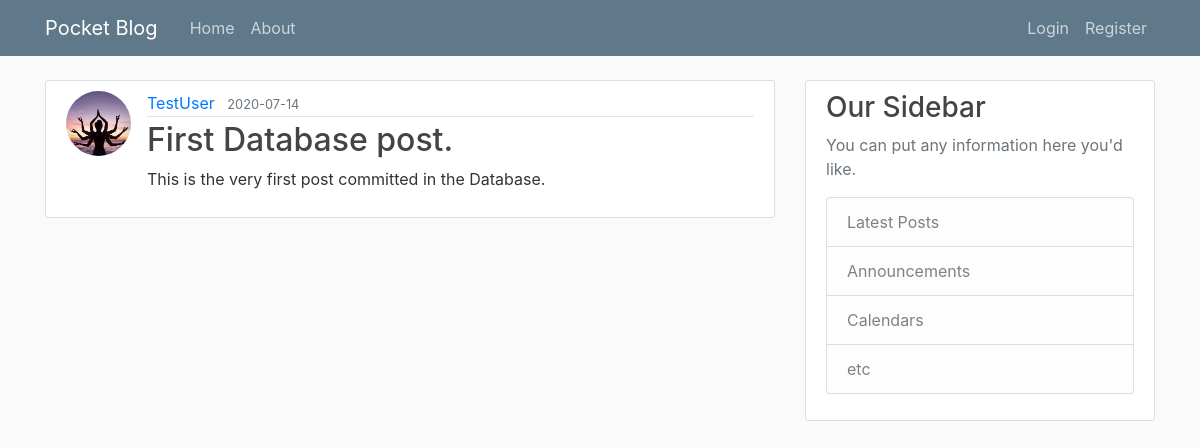
Page /home on the earlier database version.
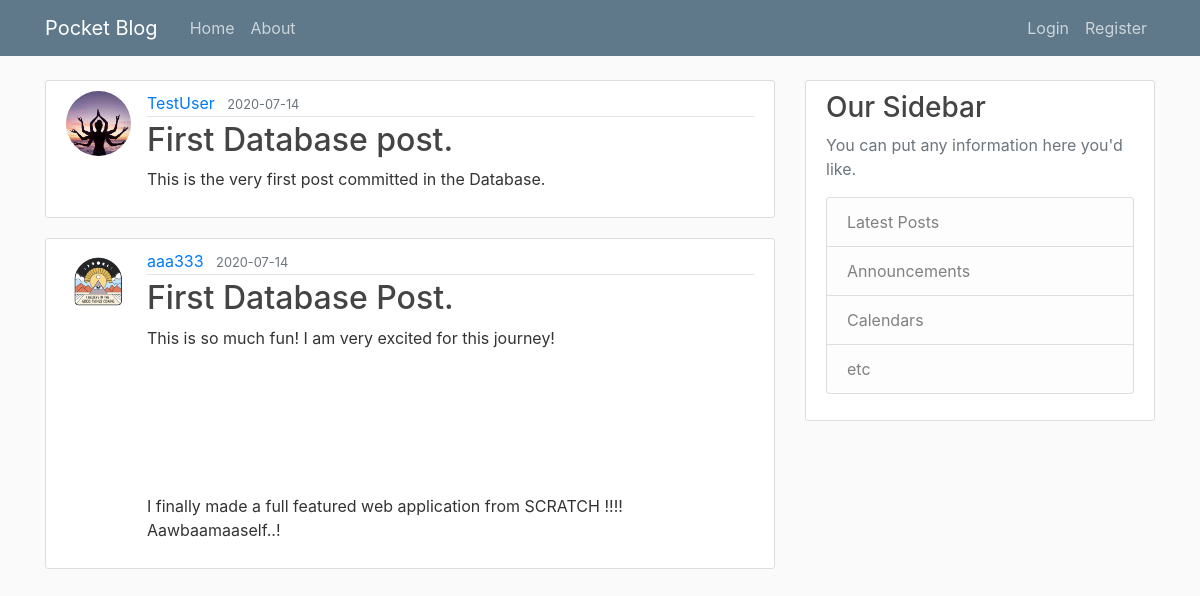
Same page on the later database version.
### pocket_blog/models.py (models this page shows, shortened)
class Post(db.Model):
    id = db.Column(db.Integer, primary_key=True)
    title = db.Column(db.String(100), nullable=False)
    date_posted = db.Column(db.DateTime, nullable=False, default=datetime.utcnow)
    content = db.Column(db.Text, nullable=False)
    user_id = db.Column(db.Integer, db.ForeignKey('user.id'), nullable=False)

class User(db.Model, UserMixin):
    id = db.Column(db.Integer, primary_key=True)
    username = db.Column(db.String(20), unique=True, nullable=False)
    email = db.Column(db.String(120), unique=True, nullable=False)
    image_file = db.Column(db.String(20), nullable=False, default='default.jpg')
    password = db.Column(db.String(60), nullable=False)
    posts = db.relationship('Post', backref='author', lazy=True)

### pocket_blog/routes.py (the view)
@app.route("/")
@app.route("/home")
def home():
    posts = Post.query.all()
    return render_template('home.html', posts=posts)

### pocket_blog/templates/home.html
{% extends "layout.html" %}
{% block content %}
    {% for post in posts %}
        <article class="media content-section">
        <img class="rounded-circle article-img" src="{{ url_for('static', filename='/profile_pics/' + post.author.image_file) }}">
          <div class="media-body">
            <div class="article-metadata">
              <a class="mr-2" href="#">{{ post.author.username }}</a>
              <small class="text-muted">{{ post.date_posted.strftime('%Y-%m-%d') }}</small>
            </div>
            <h2><a class="article-title" href="{{ url_for('post', post_id=post.id) }}">{{ post.title }}</a></h2>
            <p class="article-content">{{ post.content }}</p>
          </div>
        </article>
    {% endfor %}
{% endblock content %}

### pocket_blog/templates/layout.html (shortened to what this page needs)
<!DOCTYPE html>
<html lang="en">
<head>
    <link rel="stylesheet" href="https://stackpath.bootstrapcdn.com/bootstrap/4.3.1/css/bootstrap.min.css">
    <link rel="stylesheet" type="text/css" href="{{ url_for('static', filename='main.css') }}">
</head>
<body>
    <header class = "site-header">
      <nav class = "navbar navbar-expand-md navbar-dark bg-steel fixed-top">
        <div class = "container">
          <a class="navbar-brand mr-4" href="/"> Pocket Blog </a>
          <div class = "collapse navbar-collapse" id = "navbarToggle">
            <div class = "navbar-nav mr-auto">
              <a class="nav-item nav-link" href="{{ url_for('home') }}"> Home </a>
              <a class="nav-item nav-link" href="{{ url_for('about') }}"> About </a>
            </div>
            <div class = "navbar-nav">
                {% if current_user.is_authenticated %}
                    <a class="nav-item nav-link" href="{{ url_for('new_post') }}"> New Post </a>
                    <a class="nav-item nav-link" href="{{ url_for('account') }}"> Account </a>
                    <a class="nav-item nav-link" href="{{ url_for('logout') }}"> Logout </a>
                {% else %}
                  <a class="nav-item nav-link" href="{{ url_for('login') }}"> Login </a>
                  <a class="nav-item nav-link" href="{{ url_for('register') }}"> Register </a>
                {% endif %}
            </div>
          </div>
        </div>
      </nav>
    </header>
    <main role="main" class="container">
      <div class="row">
        <div class="col-md-8">
            {% block content %}{% endblock %}
        </div>
        <div class="col-md-4">
          <div class="content-section">
            <h3>Our Sidebar</h3>
            <p class='text-muted'>You can put any information here you'd like.
              <ul class="list-group">
                <li class="list-group-item list-group-item-light">Latest Posts</li>
                <li class="list-group-item list-group-item-light">Announcements</li>
                <li class="list-group-item list-group-item-light">Calendars</li>
                <li class="list-group-item list-group-item-light">etc</li>
              </ul>
            </p>
          </div>
        </div>
      </div>
    </main>
</body>
</html>

### pocket_blog/static/main.css (style rules this page uses)
body { background: #fafafa; color: #333333; margin-top: 5rem; }
h1, h2, h3, h4, h5, h6 { color: #444444; }
.bg-steel { background-color: #5f788a; }
.site-header .navbar-nav .nav-link { color: #cbd5db; }
.content-section { background: #ffffff; padding: 10px 20px; border: 1px solid #dddddd; border-radius: 3px; margin-bottom: 20px; }
.article-title { color: #444444; }
.article-content { white-space: pre-line; }
.article-img { height: 65px; width: 65px; margin-right: 16px; }
.article-metadata { padding-bottom: 1px; margin-bottom: 4px; border-bottom: 1px solid #e3e3e3 }

Differences in the rows shown:
added Post: image_file (picture), author.username "aaa333", date_posted "2020-07-14", title "First Database Post.", content "This is so much fun! I am very excited for this journey! I finally made a full featured web application from SCRATCH !!!! Aawbaamaaself..!"
